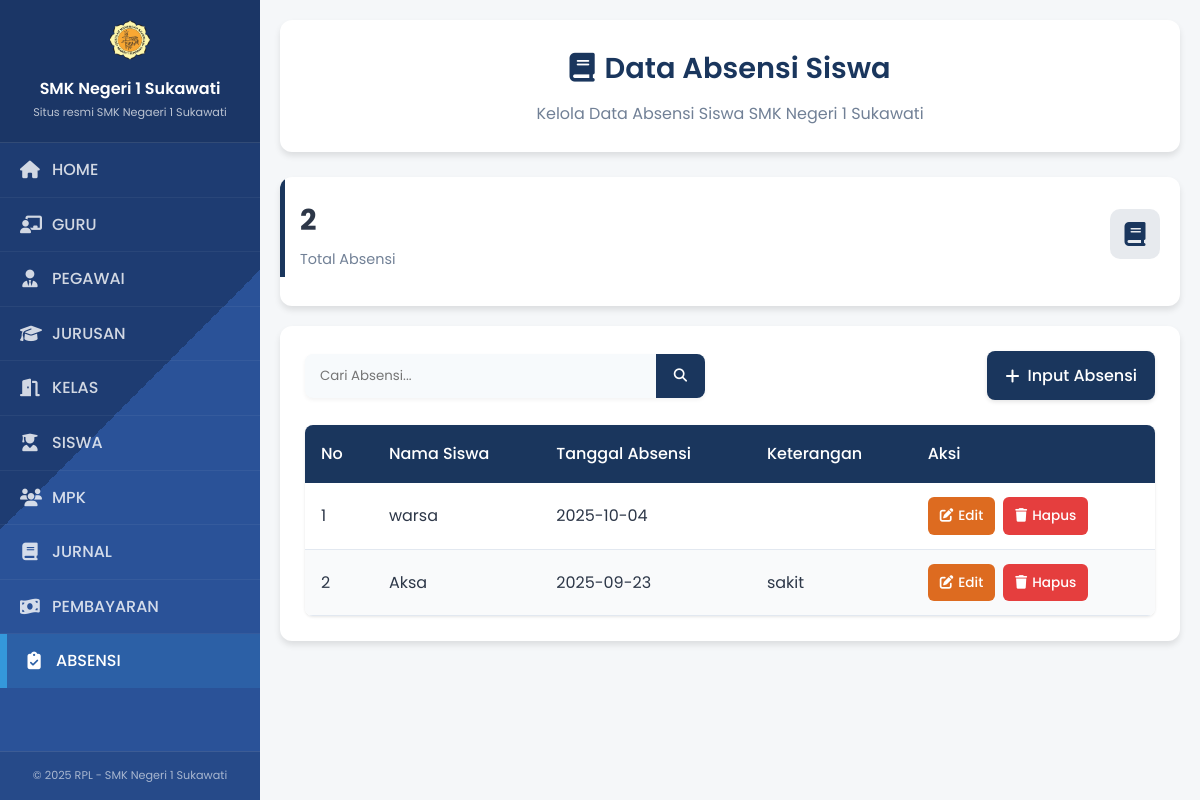
Screenshot of /admin/index.php?page=absensi with the database file from the repository.
### tables this page shows
CREATE TABLE `absensi` (
  `id_absensi` int NOT NULL,
  `id_siswa` int NOT NULL,
  `tgl_absensi` date NOT NULL,
  `keterangan` varchar(10) NOT NULL
);

CREATE TABLE `siswa` (
  `id_siswa` int NOT NULL,
  `nama_siswa` varchar(50) NOT NULL,
  `no_absen` int NOT NULL,
  `tgl_lahir` date NOT NULL,
  `alamat` text NOT NULL,
  `telp` varchar(20) NOT NULL,
  `nis` int NOT NULL,
  `nisn` varchar(20) NOT NULL,
  `id_kelas` int NOT NULL
);

### admin/absensi.php (the view, shortened to what this page needs)
<!DOCTYPE html>
<html lang="id">
<head>
    <link rel="stylesheet" href="https://cdnjs.cloudflare.com/ajax/libs/font-awesome/6.4.0/css/all.min.css">
    <link rel="stylesheet" href="css_admin/jurusan.css">
</head>
<body>
    <div class="container">
        <div class="page-header">
            <h2><i class="fas fa-book"></i>Data Absensi Siswa</h2>
            <p>Kelola Data Absensi Siswa SMK Negeri 1 Sukawati</p>
        </div>
        <?php
        include "../koneksi.php";
        $total_absensi = mysqli_query($koneksi, "SELECT COUNT(*) as total FROM absensi");
        $total_data = mysqli_fetch_assoc($total_absensi);
        $cari = "";
        if (isset($_GET['cari']) && $_GET['cari'] != "") {
            $cari = $_GET['cari'];
            $result = mysqli_query($koneksi, "SELECT * FROM absensi
                                                 INNER JOIN siswa ON absensi.id_siswa = siswa.id_siswa
                                                WHERE nama_siswa LIKE '%$cari%'
                                                OR tgl_absensi LIKE '%$cari%'
                                                OR keterangan LIKE '%$cari%'
                                             ORDER BY id_absensi DESC");
        } else {
            $result = mysqli_query($koneksi, "SELECT *
                                            FROM absensi
                                            INNER JOIN siswa ON absensi.id_siswa = siswa.id_siswa
                                            ORDER BY id_absensi DESC");
        }
        ?>
        <div class="stats-grid">
            <div class="stats-card primary">
                <div class="stats-card-header">
                    <div>
                        <div class="stats-card-value"><?php echo $total_data['total']; ?></div>
                        <div class="stats-card-title">Total Absensi </div>
                    </div>
                    <div class="stats-card-icon">
                        <i class="fas fa-book"></i>
                    </div>
                </div>
            </div>
        <div class="content-container">
            <div class="action-bar">
                <form class="search-form" method="get" action="">
                    <input type="search" name="cari" placeholder="Cari Absensi..." value="<?= htmlspecialchars($cari) ?>">
                    <button type="submit"><i class="fas fa-search"></i></button>
                </form>
                <a href="absensi_tambah.php" class="btn-primary">
                    <i class="fas fa-plus"></i>Input Absensi
                </a>
            </div>
            <div class="table-container">
                <table class="data-table">
                    <thead>
                        <tr>
                            <th>No</th>
                            <th>Nama Siswa</th>
                            <th>Tanggal Absensi</th>
                            <th>Keterangan</th>
                            <th>Aksi</th>
                        </tr>
                    </thead>
                    <tbody>
                    <?php
                    $no = 1;
                    if (mysqli_num_rows($result) > 0) {
                        while ($row = mysqli_fetch_assoc($result)) { ?>
                            <tr>
                                <td data-label="No"><?= $no++ ?></td>
                                 <td data-label="Nama Siswa"><?= $row['nama_siswa'] ?></td>
                                <td data-label="Tanggal Absensi"><?= $row['tgl_absensi'] ?></td>
                                <td data-label="Keterangan"><?= $row['keterangan'] ?></td>
                                <td data-label="Aksi">
                                    <div class="btn-group">
                                        <a href="absensi_edit.php?id=<?= $row['id_absensi'] ?>" class="btn-warning">
                                            <i class="fas fa-edit"></i> Edit
                                        </a>
                                        <a href="absensi_hapus.php?id=<?= $row['id_absensi'] ?>"
                                           class="btn-danger"
                                           onclick="return confirm('Yakin ingin menghapus data absensi ini?')">
                                            <i class="fas fa-trash"></i> Hapus
                                        </a>
                                    </div>
                                </td>
                            </tr>
                    <?php }
                    } ?>
                    </tbody>
                </table>
            </div>
        </div>
    </div>
</body>
</html>

### admin/css_admin/style.css (style rules this page uses)
* { margin: 0; padding: 0; box-sizing: border-box; font-family: 'Segoe UI', Tahoma, Geneva, Verdana, sans-serif; }
body { background-color: #f8f9fa; color: #333; display: flex; min-height: 100vh; }
.stats-grid { display: grid; gap: 20px; margin-bottom: 30px; }
.stats-card { background: var(--white); border-radius: 12px; padding: 20px; box-shadow: var(--shadow); transition: var(--transition); position: relative; overflow: hidden; }
.stats-card::before { content: ''; position: absolute; top: 0; left: 0; width: 5px; height: 100px; }
.stats-card.primary::before { background: var(--primary); }
.stats-card-header { display: flex; align-items: center; justify-content: space-between; margin-bottom: 15px; }
.stats-card-icon { width: 50px; height: 50px; border-radius: 10px; display: flex; align-items: center; justify-content: center; font-size: 1.5rem; }
.stats-card.primary .stats-card-icon { background: rgba(26, 54, 93, 0.1); color: var(--primary); }
.stats-card-value { font-size: 1.8rem; font-weight: 700; margin-bottom: 5px; }
.stats-card-title { color: var(--gray); font-size: 0.9rem; }

### rows the page displays
absensi: id_siswa.nama_siswa "warsa", tgl_absensi "2025-10-04"
absensi: id_siswa.nama_siswa "Aksa", tgl_absensi "2025-09-23", keterangan "sakit"

### other values shown
$total_data['total'] "2"
